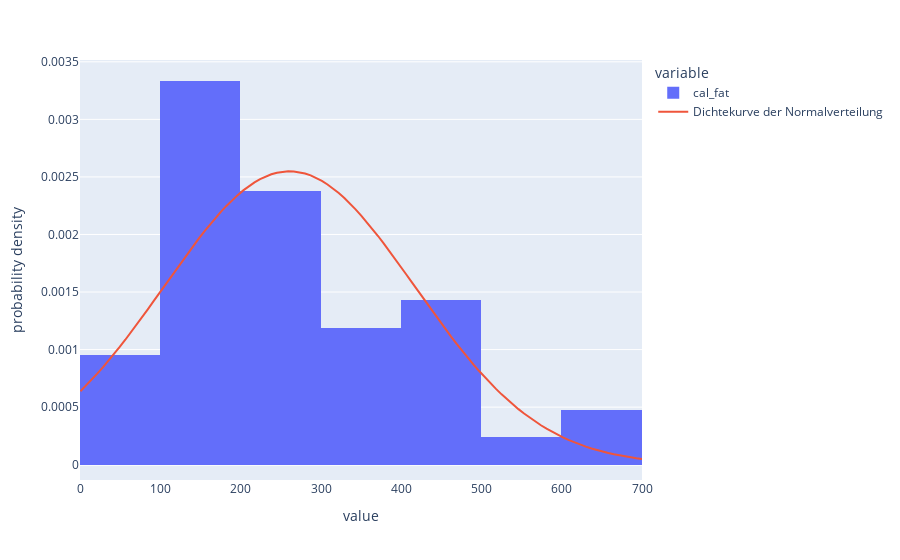

This figure's notebook cell:
### Markdown cell above
Nun möchten wir die Dichtefunktion als Linie zum Histogrammplot hinzufügen. Dazu speichern wir zunächst den Histogrammplot in einer Variable und fügen dann die Dichtekurve hinzu. Dies geschieht in plotly mittels `add_scatter` (eigentlich ein Streuplot, der aber hier als Linie dargestellt wird)

### Code cell
hist = px.histogram(dairy_queen['cal_fat'], histnorm="probability density")
hist.add_scatter(x=x, y=y, name=f"Dichtekurve der Normalverteilung")
hist.show()

### Figure 1 — Plotly figure (JSON) as saved in the notebook; plotly's stock layout.template omitted (floating-point values rounded to 4 significant figures)
{"data": [{"alignmentgroup": "True", "bingroup": "x", "histnorm": "probability density", "hovertemplate": "variable=cal_fat<br>value=%{x}<br>probability density=%{y}<extra></extra>", "legendgroup": "cal_fat", "marker": {"color": "#636efa", "pattern": {"shape": ""}}, "name": "cal_fat", "offsetgroup": "cal_fat", "orientation": "v", "showlegend": true, "type": "histogram", "x": [660, 460, 330, 270, 310, 160, 310, 480, 590, 240, 220, 220, 180, 160, 180, 80, 80, 410, 670, 440, 140, 200, 160, 310, 240, 130, 430, 310, 430, 180, 180, 220, 280, 120, 270, 190, 170, 20, 140, 130, 0, 240], "xaxis": "x", "yaxis": "y"}, {"name": "Dichtekurve der Normalverteilung", "type": "scatter", "x": [0, 7, 14, 21, 28, 35, 42, 49, 56, 63, 70, 77, 84, 91, 98, 105, 112, 119, 126, 133, 140, 147, 154, 161, 168, 175, 182, 189, 196, 203, 210, 217, 224, 231, 238, 245, 252, 259, 266, 273, 280, 287, 294, 301, 308, 315, 322, 329, 336, 343, 350, 357, 364, 371, 378, 385, 392, 399, 406, 413, 420, 427, 434, 441, 448, 455, 462, 469, 476, 483, 490, 497, 504, 511, 518, 525, 532, 539, 546, 553, 560, 567, 574, 581, 588, 595, 602, 609, 616, 623, 630, 637, 644, 651, 658, 665, 672, 679, 686, 693, 700], "y": [0.0006379, 0.0006866, 0.0007374, 0.0007905, 0.0008456, 0.0009028, 0.000962, 0.001023, 0.001086, 0.00115, 0.001215, 0.001282, 0.00135, 0.001418, 0.001487, 0.001556, 0.001625, 0.001694, 0.001762, 0.00183, 0.001896, 0.00196, 0.002023, 0.002083, 0.002141, 0.002196, 0.002248, 0.002297, 0.002342, 0.002383, 0.00242, 0.002453, 0.002481, 0.002505, 0.002523, 0.002537, 0.002546, 0.002549, 0.002548, 0.002541, 0.00253, 0.002513, 0.002492, 0.002465, 0.002434, 0.002399, 0.00236, 0.002316, 0.002269, 0.002218, 0.002165, 0.002108, 0.002048, 0.001987, 0.001923, 0.001858, 0.001791, 0.001723, 0.001654, 0.001585, 0.001516, 0.001447, 0.001379, 0.001311, 0.001243, 0.001177, 0.001113, 0.001049, 0.0009875, 0.0009276, 0.0008695, 0.0008135, 0.0007595, 0.0007078, 0.0006582, 0.0006109, 0.0005658, 0.000523, 0.0004825, 0.0004443, 0.0004082, 0.0003743, 0.0003426, 0.0003129, 0.0002852, 0.0002595, 0.0002356, 0.0002134, 0.000193, 0.0001742, 0.0001569, 0.000141, 0.0001265, 0.0001133, 0.0001012, 9.023e-05, 8.029e-05, 7.131e-05, 6.321e-05, 5.591e-05, 4.936e-05]}], "layout": {"barmode": "relative", "legend": {"title": {"text": "variable"}, "tracegroupgap": 0}, "margin": {"t": 60}, "xaxis": {"anchor": "y", "domain": [0, 1], "title": {"text": "value"}}, "yaxis": {"anchor": "x", "domain": [0, 1], "title": {"text": "probability density"}}}}
